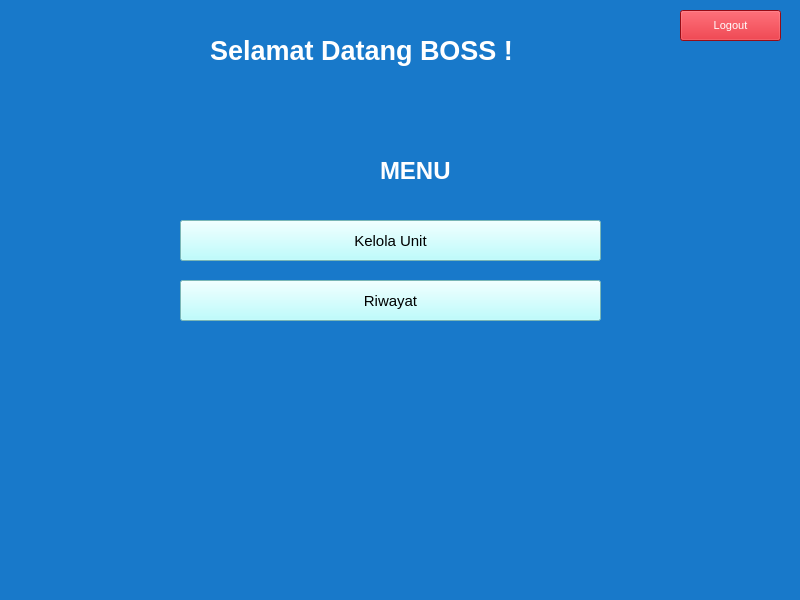
<?xml version="1.0" encoding="UTF-8"?>
<ui version="4.0">
 <class>MainWindow</class>
 <widget class="QMainWindow" name="MainWindow">
  <property name="geometry">
   <rect>
    <x>0</x>
    <y>0</y>
    <width>800</width>
    <height>600</height>
   </rect>
  </property>
  <property name="windowTitle">
   <string>MainWindow</string>
  </property>
  <property name="styleSheet">
   <string notr="true">background-color: rgb(24, 121, 202);</string>
  </property>
  <widget class="QWidget" name="centralwidget">
   <widget class="QLabel" name="label_4">
    <property name="geometry">
     <rect>
      <x>210</x>
      <y>30</y>
      <width>421</width>
      <height>41</height>
     </rect>
    </property>
    <property name="font">
     <font>
      <pointsize>20</pointsize>
      <weight>75</weight>
      <bold>true</bold>
     </font>
    </property>
    <property name="styleSheet">
     <string notr="true">color: rgb(255, 255, 255);</string>
    </property>
    <property name="text">
     <string>Selamat Datang BOSS !</string>
    </property>
   </widget>
   <widget class="QLabel" name="label">
    <property name="geometry">
     <rect>
      <x>380</x>
      <y>160</y>
      <width>91</width>
      <height>21</height>
     </rect>
    </property>
    <property name="font">
     <font>
      <pointsize>18</pointsize>
      <weight>75</weight>
      <bold>true</bold>
     </font>
    </property>
    <property name="styleSheet">
     <string notr="true">color: rgb(255, 255, 255);</string>
    </property>
    <property name="text">
     <string>MENU</string>
    </property>
   </widget>
   <widget class="QPushButton" name="pushButton_kelolaunit">
    <property name="geometry">
     <rect>
      <x>180</x>
      <y>220</y>
      <width>421</width>
      <height>41</height>
     </rect>
    </property>
    <property name="font">
     <font>
      <pointsize>11</pointsize>
      <weight>50</weight>
      <bold>false</bold>
     </font>
    </property>
    <property name="styleSheet">
     <string notr="true">background-color: rgb(170, 255, 255);</string>
    </property>
    <property name="text">
     <string>Kelola Unit</string>
    </property>
   </widget>
   <widget class="QPushButton" name="pushButton_riwayat">
    <property name="geometry">
     <rect>
      <x>180</x>
      <y>280</y>
      <width>421</width>
      <height>41</height>
     </rect>
    </property>
    <property name="font">
     <font>
      <pointsize>11</pointsize>
      <weight>50</weight>
      <bold>false</bold>
     </font>
    </property>
    <property name="styleSheet">
     <string notr="true">background-color: rgb(170, 255, 255);</string>
    </property>
    <property name="text">
     <string>Riwayat</string>
    </property>
   </widget>
   <widget class="QPushButton" name="pushButton_keluar">
    <property name="geometry">
     <rect>
      <x>680</x>
      <y>10</y>
      <width>101</width>
      <height>31</height>
     </rect>
    </property>
    <property name="font">
     <font>
      <pointsize>8</pointsize>
     </font>
    </property>
    <property name="styleSheet">
     <string notr="true">color: rgb(255, 255, 255);
background-color: rgb(212, 17, 30);
</string>
    </property>
    <property name="text">
     <string>Logout</string>
    </property>
   </widget>
  </widget>
  <widget class="QMenuBar" name="menubar">
   <property name="geometry">
    <rect>
     <x>0</x>
     <y>0</y>
     <width>800</width>
     <height>26</height>
    </rect>
   </property>
  </widget>
  <widget class="QStatusBar" name="statusbar"/>
 </widget>
 <resources/>
 <connections/>
</ui>
